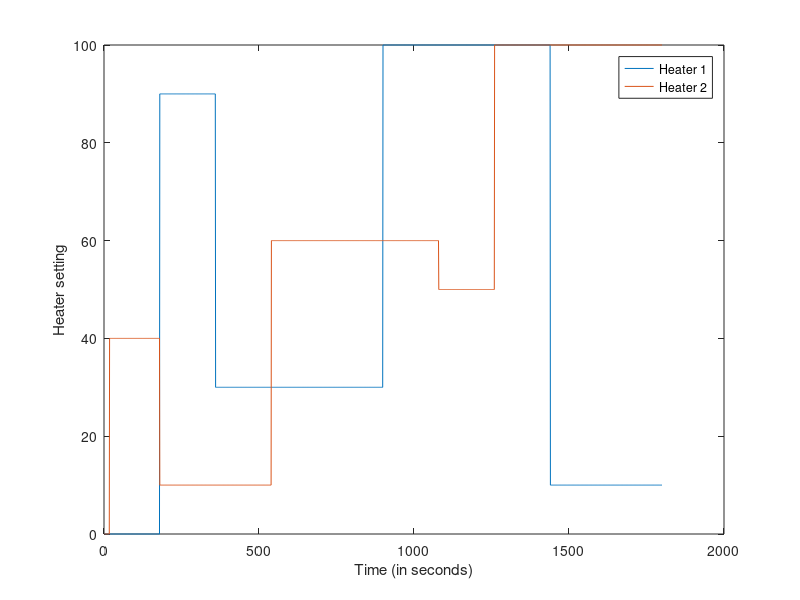

Source code (MATLAB):
%% helper script for setting and visualizing heater inputs
clear all; close all; clc

time = 30;              % simulation time in min
loops = time*60;        % simulation time in seconds
time = 1:1:loops;
Q1 = zeros(loops,1);    
Q2 = zeros(loops,1);   

% set interval begin and end as fraction of total time
int_h1 = [.1 0.2;
          0.2 0.5;
          0.5 0.8;
          0.8 1  ];

indx_h1 = [floor(int_h1(:,1)*loops) ceil(int_h1(:,2)*loops)];

% adjust level for heater 1
Q1(indx_h1(1,1):indx_h1(1,2),1) = 90;
Q1(indx_h1(2,1):indx_h1(2,2),1) = 30;
Q1(indx_h1(3,1):indx_h1(3,2),1) = 100;
Q1(indx_h1(4,1):indx_h1(4,2),1) = 10;


% set interval begin and end as fraction of total time
int_h2 = [.01 0.1;
          .1   .3;
          0.3 0.6;
          0.6 0.7;
          0.7 1  ];

indx_h2 = [floor(int_h2(:,1)*loops) ceil(int_h2(:,2)*loops)];

% adjust level for heater 2
Q2(indx_h2(1,1):indx_h2(1,2),1) = 40;
Q2(indx_h2(2,1):indx_h2(2,2),1) = 10;
Q2(indx_h2(3,1):indx_h2(3,2),1) = 60;
Q2(indx_h2(4,1):indx_h2(4,2),1) = 50;
Q2(indx_h2(5,1):indx_h2(5,2),1) = 100;

Q = [Q1 Q2];

% plot heater input
plot(time,Q) 
ylabel('Heater setting');
xlabel('Time (in seconds)');
legend('Heater 1','Heater 2')

save('semirandom_heater_input','Q');